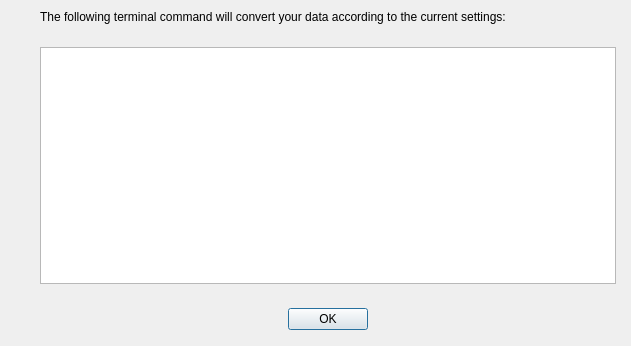
<?xml version="1.0" encoding="UTF-8"?>
<ui version="4.0">
 <class>CommandLine</class>
 <widget class="QDialog" name="CommandLine">
  <property name="geometry">
   <rect>
    <x>0</x>
    <y>0</y>
    <width>631</width>
    <height>346</height>
   </rect>
  </property>
  <property name="windowTitle">
   <string>Dialog</string>
  </property>
  <widget class="QWidget" name="">
   <property name="geometry">
    <rect>
     <x>40</x>
     <y>10</y>
     <width>576</width>
     <height>320</height>
    </rect>
   </property>
   <layout class="QVBoxLayout" name="verticalLayout">
    <item>
     <widget class="QLabel" name="label">
      <property name="text">
       <string>The following terminal command will convert your data according to the current settings:</string>
      </property>
     </widget>
    </item>
    <item>
     <spacer name="verticalSpacer_2">
      <property name="orientation">
       <enum>Qt::Vertical</enum>
      </property>
      <property name="sizeHint" stdset="0">
       <size>
        <width>18</width>
        <height>17</height>
       </size>
      </property>
     </spacer>
    </item>
    <item>
     <widget class="QTextEdit" name="commandLineText">
      <property name="enabled">
       <bool>true</bool>
      </property>
      <property name="sizePolicy">
       <sizepolicy hsizetype="Expanding" vsizetype="Expanding">
        <horstretch>1</horstretch>
        <verstretch>1</verstretch>
       </sizepolicy>
      </property>
      <property name="readOnly">
       <bool>true</bool>
      </property>
     </widget>
    </item>
    <item>
     <spacer name="verticalSpacer">
      <property name="orientation">
       <enum>Qt::Vertical</enum>
      </property>
      <property name="sizeHint" stdset="0">
       <size>
        <width>20</width>
        <height>18</height>
       </size>
      </property>
     </spacer>
    </item>
    <item>
     <widget class="QDialogButtonBox" name="buttonBox">
      <property name="layoutDirection">
       <enum>Qt::LeftToRight</enum>
      </property>
      <property name="orientation">
       <enum>Qt::Horizontal</enum>
      </property>
      <property name="standardButtons">
       <set>QDialogButtonBox::Ok</set>
      </property>
      <property name="centerButtons">
       <bool>true</bool>
      </property>
     </widget>
    </item>
   </layout>
  </widget>
 </widget>
 <resources/>
 <connections>
  <connection>
   <sender>buttonBox</sender>
   <signal>accepted()</signal>
   <receiver>CommandLine</receiver>
   <slot>accept()</slot>
   <hints>
    <hint type="sourcelabel">
     <x>248</x>
     <y>254</y>
    </hint>
    <hint type="destinationlabel">
     <x>157</x>
     <y>274</y>
    </hint>
   </hints>
  </connection>
  <connection>
   <sender>buttonBox</sender>
   <signal>rejected()</signal>
   <receiver>CommandLine</receiver>
   <slot>reject()</slot>
   <hints>
    <hint type="sourcelabel">
     <x>316</x>
     <y>260</y>
    </hint>
    <hint type="destinationlabel">
     <x>286</x>
     <y>274</y>
    </hint>
   </hints>
  </connection>
 </connections>
</ui>
